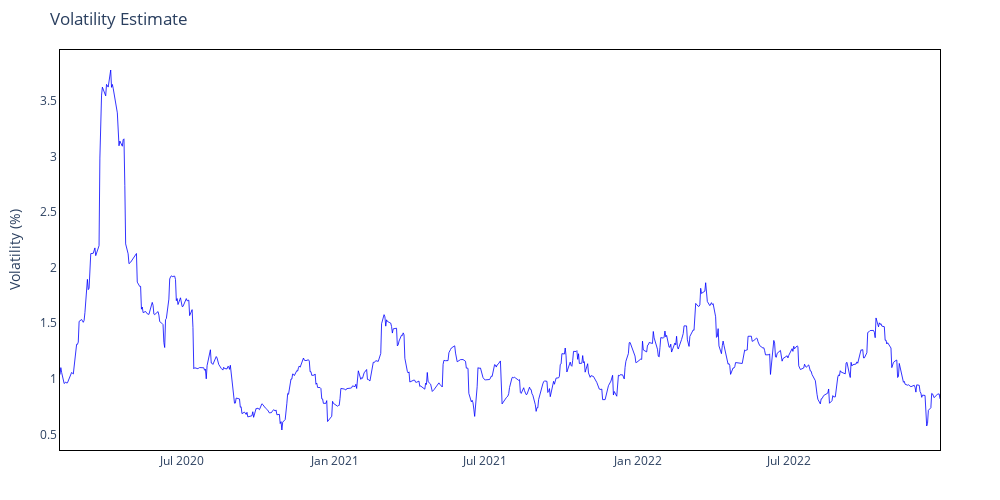
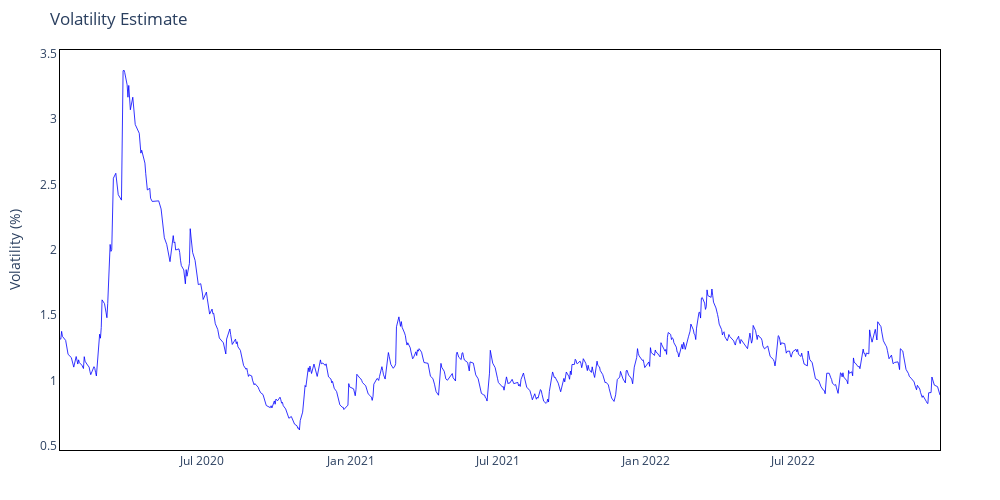

Here is the notebook cell these charts were saved with, in order:
### Code cell
fig_ma_vol = IP.plot_volatility(result_ma["Volatility"])
fig_rm_vol = IP.plot_volatility(result_rm["Volatility"])

### Figure 1 — Plotly figure (JSON) as saved in the notebook; plotly's stock layout.template omitted (floating-point values rounded to 4 significant figures; data arrays with more than 128 entries replaced by an {"elided": "..."} marker saying what was removed)
{"data": [{"hovertemplate": "Date: %{x}<br>Volatility: %{y:.2f}%", "line": {"color": "blue", "width": 0.8}, "mode": "lines", "name": "Volatility", "type": "scatter", "x": {"elided": "674 str values"}, "y": {"elided": "674 float values"}}], "layout": {"height": 500, "hovermode": "x unified", "margin": {"b": 50, "l": 60, "r": 60, "t": 50}, "paper_bgcolor": "white", "plot_bgcolor": "white", "title": {"text": "Volatility Estimate"}, "width": 1000, "xaxis": {"linecolor": "black", "linewidth": 1, "mirror": true, "showline": true}, "yaxis": {"linecolor": "black", "linewidth": 1, "mirror": true, "showline": true, "title": {"text": "Volatility (%)"}}}}

### Figure 2 — Plotly figure (JSON) as saved in the notebook; plotly's stock layout.template omitted (floating-point values rounded to 4 significant figures; data arrays with more than 128 entries replaced by an {"elided": "..."} marker saying what was removed)
{"data": [{"hovertemplate": "Date: %{x}<br>Volatility: %{y:.2f}%", "line": {"color": "blue", "width": 0.8}, "mode": "lines", "name": "Volatility", "type": "scatter", "x": {"elided": "693 str values"}, "y": {"elided": "693 float values"}}], "layout": {"height": 500, "hovermode": "x unified", "margin": {"b": 50, "l": 60, "r": 60, "t": 50}, "paper_bgcolor": "white", "plot_bgcolor": "white", "title": {"text": "Volatility Estimate"}, "width": 1000, "xaxis": {"linecolor": "black", "linewidth": 1, "mirror": true, "showline": true}, "yaxis": {"linecolor": "black", "linewidth": 1, "mirror": true, "showline": true, "title": {"text": "Volatility (%)"}}}}
